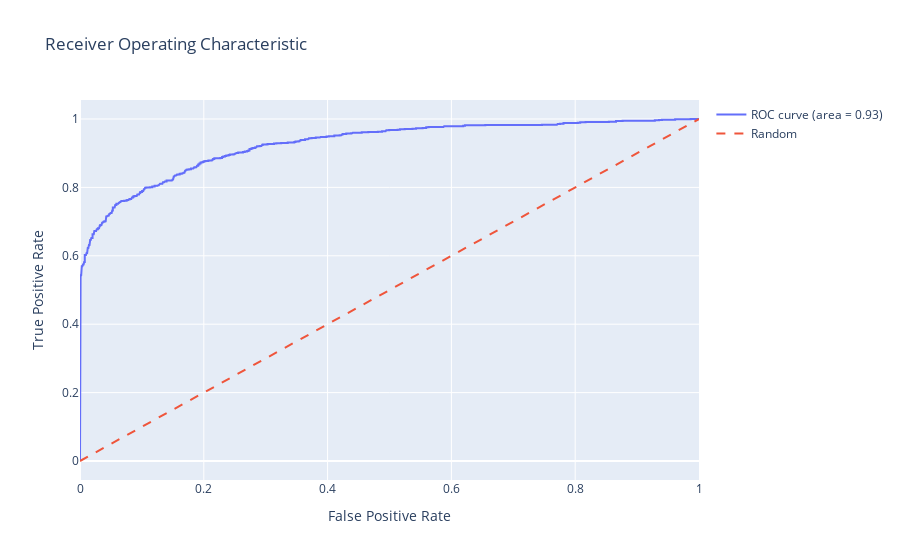
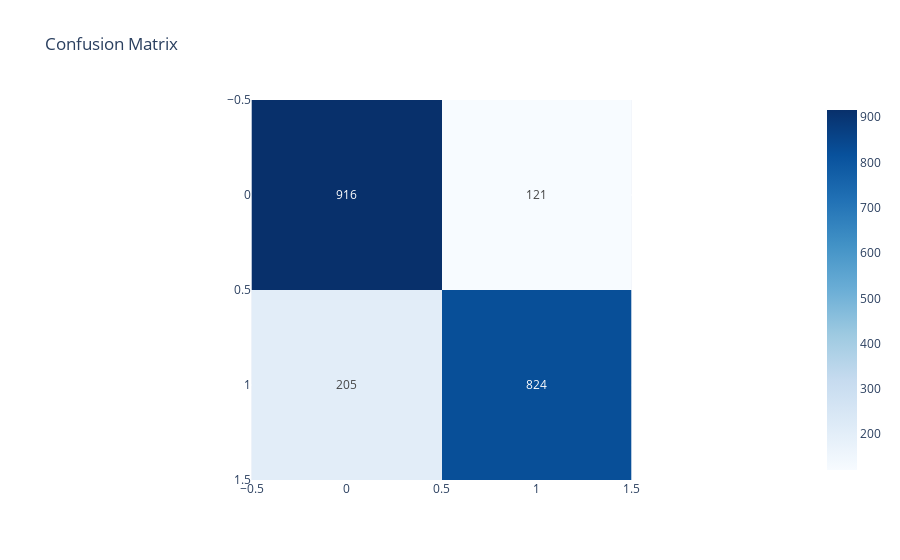

Write notebook code for charts like these, in order.
### Markdown cell above
Interpreting the models results:

- **ROC-AUC Score for XGBoost model: 0.8369160310494221**
- **ROC-AUC Score for ANN Model: 0.8772487917883782**
- **ROC-AUC Score for RNN Model: 0.89591855477554**
- **ROC-AUC Score for LSTM Model: 0.9261161138928641**

We need to understand what the ROC-AUC score represents. The ROC-AUC (Receiver Operating Characteristic - Area Under the Curve) score is a measure of the model's ability to distinguish between positive and negative classes. It ranges from 0 to 1, where:

- A score of **0.5** suggests no discriminative power, equivalent to random guessing.
- A score of **1.0** indicates perfect classification.
- Scores closer to **1.0** reflect better performance.

Here is the interpretation of the given results:

1. **XGBoost model: 0.8369160310494221**
   - The XGBoost model has a good performance with a ROC-AUC score of 0.837. This indicates that the model can differentiate between churned and non-churned customers with a high degree of accuracy, but there's still room for improvement.

2. **ANN Model: 0.8772487917883782**
   - The ANN model performs better than the XGBoost model, with a ROC-AUC score of 0.877. This shows an improved ability to correctly classify customers compared to the XGBoost model.

3. **RNN Model: 0.89591855477554**
   - The RNN model further improves upon the performance of the ANN and XGBoost models, achieving a ROC-AUC score of 0.896. This indicates a higher capability to distinguish between churned and non-churned customers.

4. **LSTM Model: 0.9261161138928641**
   - The LSTM model demonstrates the best performance among the models listed, with a ROC-AUC score of 0.926. This suggests a very high accuracy in predicting customer churn, making it the most effective model in this comparison.

In summary, while all the models show good performance, the LSTM model is the most accurate in predicting customer churn, followed by the RNN model, the ANN model, and lastly, the XGBoost model. The higher the ROC-AUC score, the better the model is at correctly distinguishing between customers who churn and those who do not.

### Code cell
# Plotting ROC curve
fpr, tpr, _ = roc_curve(Y_test, Y_pred)
roc_auc = auc(fpr, tpr)

fig = go.Figure()
fig.add_trace(go.Scatter(x=fpr, y=tpr, mode='lines', name='ROC curve (area = %0.2f)' % roc_auc))
fig.add_trace(go.Scatter(x=[0, 1], y=[0, 1], mode='lines', name='Random', line=dict(dash='dash')))
fig.update_layout(title='Receiver Operating Characteristic',
                  xaxis_title='False Positive Rate',
                  yaxis_title='True Positive Rate')
fig.show()

# Plotting Confusion Matrix
cm = confusion_matrix(Y_test, Y_pred.round())
cm_fig = px.imshow(cm, text_auto=True, color_continuous_scale='Blues', title='Confusion Matrix')
cm_fig.show()

### Figure 1 — Plotly figure (JSON) as saved in the notebook; plotly's stock layout.template omitted (floating-point values rounded to 4 significant figures; data arrays with more than 128 entries replaced by an {"elided": "..."} marker saying what was removed)
{"data": [{"mode": "lines", "name": "ROC curve (area = 0.93)", "type": "scatter", "x": {"elided": "452 float values"}, "y": {"elided": "452 float values"}}, {"line": {"dash": "dash"}, "mode": "lines", "name": "Random", "type": "scatter", "x": [0, 1], "y": [0, 1]}], "layout": {"title": {"text": "Receiver Operating Characteristic"}, "xaxis": {"title": {"text": "False Positive Rate"}}, "yaxis": {"title": {"text": "True Positive Rate"}}}}

### Figure 2 — Plotly figure (JSON) as saved in the notebook; plotly's stock layout.template omitted (floating-point values rounded to 4 significant figures)
{"data": [{"coloraxis": "coloraxis", "hovertemplate": "x: %{x}<br>y: %{y}<br>color: %{z}<extra></extra>", "name": "0", "texttemplate": "%{z}", "type": "heatmap", "xaxis": "x", "yaxis": "y", "z": [[916, 121], [205, 824]]}], "layout": {"coloraxis": {"colorscale": [[0, "rgb(247,251,255)"], [0.125, "rgb(222,235,247)"], [0.25, "rgb(198,219,239)"], [0.375, "rgb(158,202,225)"], [0.5, "rgb(107,174,214)"], [0.625, "rgb(66,146,198)"], [0.75, "rgb(33,113,181)"], [0.875, "rgb(8,81,156)"], [1, "rgb(8,48,107)"]]}, "title": {"text": "Confusion Matrix"}, "xaxis": {"anchor": "y", "constrain": "domain", "domain": [0, 1], "scaleanchor": "y"}, "yaxis": {"anchor": "x", "autorange": "reversed", "constrain": "domain", "domain": [0, 1]}}}
